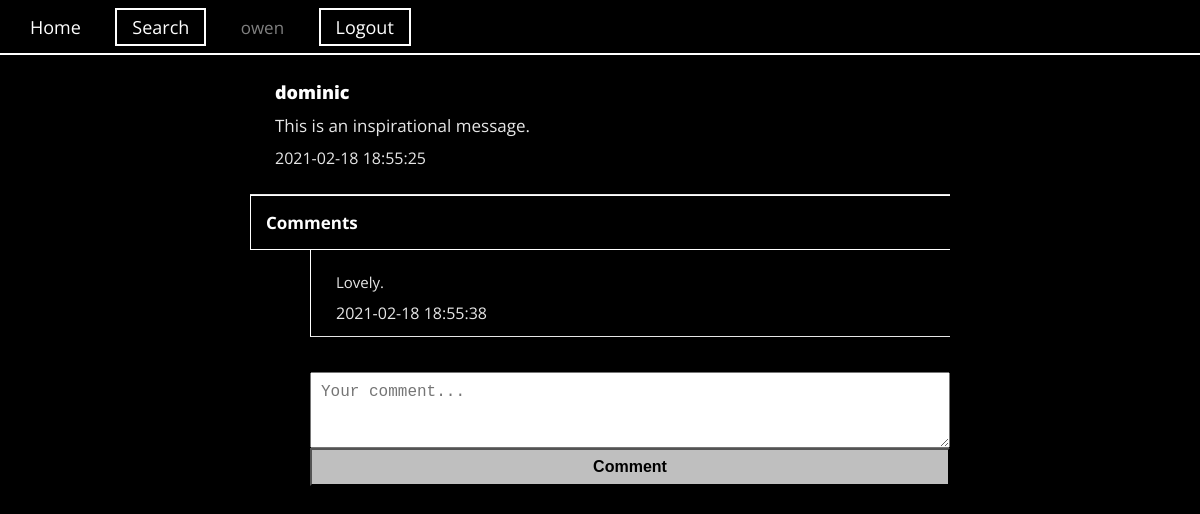
The app's page /views/post.php?postid=16 (signed in) with its own data.
### tables this page shows
CREATE TABLE `posts` (
  `postid` int(11) NOT NULL AUTO_INCREMENT,
  `date_created` datetime DEFAULT NULL,
  `body` tinytext,
  `userid` int(11) DEFAULT NULL,
  PRIMARY KEY (`postid`),
  KEY `fk_users_posts` (`userid`),
  CONSTRAINT `fk_users_posts` FOREIGN KEY (`userid`) REFERENCES `users` (`userid`)
);

CREATE TABLE `users` (
  `userid` int(11) NOT NULL AUTO_INCREMENT,
  `username` varchar(30) NOT NULL,
  `password` varchar(30) NOT NULL,
  PRIMARY KEY (`userid`)
);

CREATE TABLE `comments` (
  `commentid` int(11) NOT NULL AUTO_INCREMENT,
  `date_created` datetime DEFAULT NULL,
  `body` tinytext,
  `postid` int(11) DEFAULT NULL,
  PRIMARY KEY (`commentid`),
  KEY `fk_posts_comments` (`postid`),
  CONSTRAINT `fk_posts_comments` FOREIGN KEY (`postid`) REFERENCES `posts` (`postid`)
);

### models/Database.php (called while the page is built)
<?php
class Database {
	private $host = 'localhost';
	private $user = 'root';
	private $pass = 'root';
	private $dbName = 'cse3101_assignment';
	protected function connect() {
		try {
			$dsn = 'mysql:host=' . $this->host . ';dbname=' . $this->dbName;
			$pdo = new PDO($dsn,$this->user,$this->pass);
			$pdo->setAttribute(PDO::ATTR_DEFAULT_FETCH_MODE,PDO::FETCH_OBJ);
			return $pdo;
		} catch (PDOException $e) {
			error_log($e->getMessage());
			exit('Could not connect to database. Please contact your admin for more info.');
		}
	}
}

### models/PostsM.php (called while the page is built, shortened)
<?php
include_once 'Database.php';
class PostsM extends Database {
	protected function getPost($postid){
		$sql = "SELECT * FROM posts WHERE postid = :postid";
		$stmt = $this->connect()->prepare($sql);
		$stmt->execute(['postid'=>$postid]);
		$arr = $stmt->fetch();
		return $arr;
	}
}

### controllers/PostsC.php (called while the page is built, shortened)
<?php
include_once '../models/PostsM.php';
class PostsC extends PostsM {
		public function getOnePost($postid){
			$result = $this->getPost($postid);
			return $result;
		}
}

### models/UsersM.php (called while the page is built, shortened)
<?php
include_once 'Database.php';
class UsersM extends Database {
	protected function getUser($userid,$uname){
		$sql = "SELECT * FROM users WHERE username = :uname OR userid = :userid";
		$stmt = $this->connect()->prepare($sql);
		$stmt->execute(['uname'=>$uname,'userid'=>$userid]);
		$user = $stmt->fetch();
		return $user;
	}
}

### controllers/UsersC.php (called while the page is built, shortened)
<?php
include_once '../models/UsersM.php';
class UsersC extends UsersM{
	public function getUsername($userid){
		$user = $this->getUser($userid,"NULL");
		$username = $user->username;
		return $username;
	}
}

### models/CommentsM.php (called while the page is built, shortened)
<?php
include_once 'Database.php';
class CommentsM extends Database {
	protected function getComments($postid){
		$sql = "SELECT * FROM comments WHERE postid = :postid";
		$stmt = $this->connect()->prepare($sql);
		$stmt->execute(['postid'=>$postid]);
		$arr = $stmt->fetchAll();
		return $arr;
	}
}

### controllers/CommentsC.php (called while the page is built, shortened)
<?php
include_once '../models/CommentsM.php';
class CommentsC extends CommentsM {
		public function gatherComments($postid){
			$results = $this->getComments($postid);
			return $results;
		}
}

### views/post.php (the view, shortened to what this page needs)
<?php
include_once '../controllers/CommentsC.php';
include_once '../controllers/UsersC.php';
include_once '../controllers/PostsC.php';
?>
<html>
	<head>
	</head>
	<body>
		<div class="navbar">
			<?php require 'navbar.php' ?>
		</div>
		<div class="container">
			<?php
				$postObj = new PostsC();
				$userObj = new UsersC();
				$commentsObj = new CommentsC();
				$post = $postObj->getOnePost($_GET['postid']);
				$username = $userObj->getUsername($post->userid);
			?>
			<div class="post-item">
				<div class="username"><?php echo $username ?></div>
				<div class="post-body"><?php echo $post->body ?></div>
				<div class="date"><?php echo $post->date_created ?></div>
			</div>
			<h4 class="comments-header">Comments</h4>
			<?php
			$comments = $commentsObj->gatherComments($_GET['postid']);
			if(!$comments){
				echo "<div class='post-item comments'>No comments exist...</div>";
			}else{
				foreach(array_reverse($comments) as $comment){
			?>
			<div class="post-item comments">
				<div class="post-body"><?php echo $comment->body ?></div>
				<div class="date"><?php echo $comment->date_created ?></div>
			</div>
			<?php
				}
			}
			?>
			<?php
				if(isset($_SESSION['user'])){
			?>
				<form class="comments-form" action="../controllers/createComment.php" method="POST">
					<textarea type="text" name="body" rows="3" cols="50" placeholder="Your comment..." maxlength="250"></textarea>
					<button name="comment">Comment</button>
				</form>
			<?php
			} else {
				echo "<div style='text-align:center;margin-top: 50px;'>You need to login before you can make a comment.</div>";
			}
			?>
		</div>
	</body>
</html>

### views/css/style.css (style rules this page uses)
body { padding: 0; margin: 0; height: 100%; width: 100%; font-size: 17px; font-family: 'Open Sans', sans-serif; background: black; color: white; }
.navbar { display: block; border-bottom: 2px solid white; }
.container { position: relative; width: 700px; margin: auto; padding-bottom: 50px; }
.post-item { border-bottom: 1px solid #e6e6e6; padding: 25px; }
.post-item .username { font-weight: 900; font-size: 18px; color: white; }
.post-item .post-body { padding: 10px 0; color: #E6E6E6; }
.post-item .date { color: #E6E6E6; font-size: 16px; }
.comments { margin-left: 60px; border-left: 1px solid white; padding: 12px; padding-left: 25px; font-size: 15px; }
.comments-header { border: 1px solid white; padding: 15px; margin: 0; border-right: 0; }
.comments-form { margin-left: 60px; }
form { margin-top: 35px; }
input, textarea { width: 100%; padding: 10px; margin: 0px; margin-bottom: 0; display: inline-block; margin: auto; font-size: 16px; }
button { width: 100%; padding: 8px; background-color: #bfbfbf; color: black; font-size: 16px; font-weight: 600; }

### records on screen
posts: userid.username "dominic", body "This is an inspirational message.", date_created "2021-02-18 18:55:25"
comments: body "Lovely.", date_created "2021-02-18 18:55:38"

### other values on screen
$_SESSION['user'] "owen"
